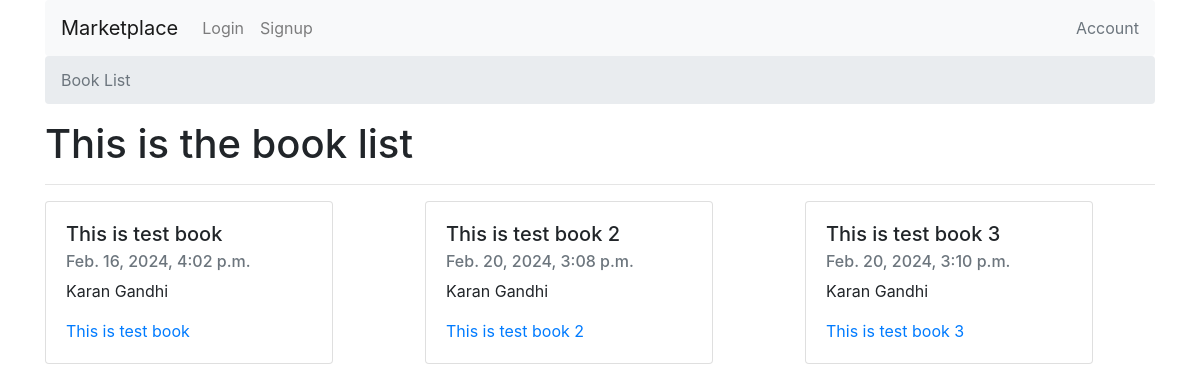
The page / on the database its author committed.
### books/models.py (models this page shows)
class Book(models.Model):
    authors = models.ManyToManyField(Author)
    title = models.CharField(max_length=100)
    publication_date = models.DateTimeField()
    isbn = models.CharField(max_length=16)
    slug = models.SlugField()
    cover = models.ImageField()
    price = models.FloatField()
    def __str__(self):
        return self.title
    def get_absolute_url(self):
        return reverse("books:book-detail", kwargs={"slug": self.slug})

class Author(models.Model):
    first_name = models.CharField(max_length=30)
    last_name = models.CharField(max_length=30)
    slug = models.SlugField()
    def __str__(self):
        return f"{self.first_name} {self.last_name}"

### books/views.py (the view)
# urls.py: path('', book_list, name='book-list'),
def book_list(request):
    queryset = Book.objects.all()
    context = {
        'queryset' : queryset
    }
    return render(request, "book_list.html", context)

### templates/book_list.html (shortened to what this page needs)
{% extends "base.html" %}
{% block breadcrumb %}
<nav aria-label="breadcrumb">
<ol class="breadcrumb">
<li class="breadcrumb-item active" aria-current="page">Book List</li>
</ol>
</nav>
{% endblock breadcrumb %}
{% block content %}
<h1>This is the book list</h1>
<hr />
<div class="row">
{% for book in queryset %}
<div class="col-4">
    <div class="card" style="width: 18rem;">
        <div class="card-body">
            <h5 class="card-title">{{ book.title }}</h5>
            <h6 class="card-subtitle mb-2 text-muted">{{ book.publication_date }}</h6>
            <p class="card-text">
                {% for author in book.authors.all %}
                    <span>{{ author }}</span>
                {% endfor %}
            </p>
            <a href="{{ book.get_absolute_url }}" class="card-link">{{ book }}</a>
        </div>
    </div>
</div>
{% endfor %}
</div>
{% endblock content %}

### rows shown on the page
Book: title "This is test book", publication_date "Feb. 16, 2024, 4:02 p.m."
Author: first_name+last_name "Karan Gandhi"
Book: title "This is test book 2", publication_date "Feb. 20, 2024, 3:08 p.m."
Author: first_name+last_name "Karan Gandhi"
Book: title "This is test book 3", publication_date "Feb. 20, 2024, 3:10 p.m."
